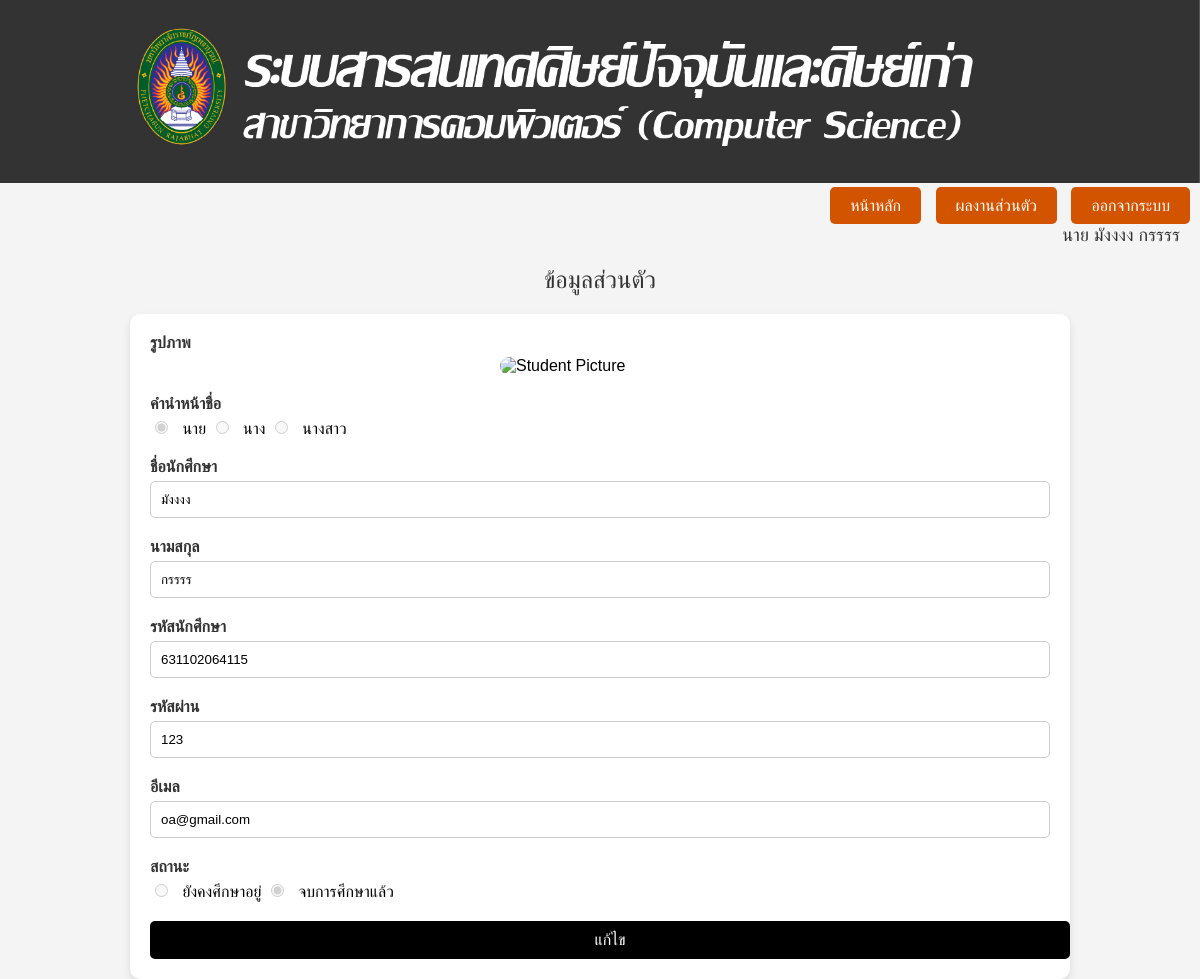
/stdprofile.php (signed in), run on the app's committed database.
### tables this page shows
CREATE TABLE `student` (
  `s_id` varchar(13) NOT NULL,
  `s_pws` varchar(15) NOT NULL,
  `s_pna` tinyint(2) NOT NULL COMMENT '1=นาย \r\n2=นาง \r\n3=นางสาว\r\n',
  `s_na` varchar(50) NOT NULL,
  `s_la` varchar(50) DEFAULT NULL,
  `s_email` varchar(50) DEFAULT NULL,
  `s_address` varchar(255) DEFAULT NULL,
  `s_stat` tinyint(2) DEFAULT NULL,
  `s_pic` blob DEFAULT NULL,
  `s_bloodtype` tinyint(1) DEFAULT NULL,
  `s_race` varchar(20) DEFAULT NULL,
  `s_birth` date DEFAULT NULL,
  `s_nationlity` varchar(20) DEFAULT NULL,
  `religious` tinyint(1) DEFAULT NULL,
  `s_marriage` tinyint(1) DEFAULT NULL,
  `s_province` varchar(20) DEFAULT NULL,
  `s_country` varchar(20) DEFAULT NULL,
  `s_gender` tinyint(1) DEFAULT NULL
);

### stdprofile.php (the view, shortened to what this page needs)
<?php
include 'std_con.php';
function getPrefix($s_pna) {
    switch ($s_pna) {
        case 1:
            return "นาย";
    }
}
$s_id = $_SESSION['s_id'];
$sql = "SELECT s_pna, s_na, s_la, s_pic, s_stat, s_pws, s_email FROM student WHERE s_id = ?";
$stmt = $conn->prepare($sql);
$stmt->bind_param("i", $s_id);
$stmt->execute();
$result = $stmt->get_result();
if ($result->num_rows > 0) {
    $row = $result->fetch_assoc();
    $welcome_message = "  " . getPrefix($row["s_pna"]) . " " . $row["s_na"] . " " . $row["s_la"];
} else {
    $welcome_message = "ไม่พบข้อมูลนักศึกษา";
}
?>
<!DOCTYPE html>
<html lang="th">
<head>
</head>
<body>
    <img src="uploads/banner1.jpg" alt="Banner" class="banner">
    <div class="nav-buttons">
        <a href="mainstd.php">หน้าหลัก</a>
        <a href="stdaward.php">ผลงานส่วนตัว</a>
        <a href="logout.php">ออกจากระบบ</a>
    </div>
    <div class="welcome-message">
        <?php echo $welcome_message; ?>
    </div>
    <div class="center-text">
        ข้อมูลส่วนตัว
    </div>
    <div class="form-container">
        <?php
        $conn = new mysqli("localhost", "root", "", "project");
        $s_id = $_SESSION['s_id'];
        $sql = "SELECT s_pic, s_pna, s_na, s_la, s_id, s_pws, s_stat, s_email FROM student WHERE s_id = ?";
        $stmt = $conn->prepare($sql);
        $stmt->bind_param("i", $s_id);
        $stmt->execute();
        $result = $stmt->get_result();
        if ($result->num_rows > 0) {
            $row = $result->fetch_assoc();
        ?>
            <div class="form-group">
                <label>รูปภาพ</label>
                <img src="uploads/<?php echo $row['s_pic']; ?>" alt="Student Picture">
            </div>
            <div class="form-group">
                <label>คำนำหน้าชื่อ</label>
                <input type="radio" name="s_pna" value="1" <?php echo $row['s_pna'] == 1 ? 'checked' : ''; ?> disabled> นาย
                <input type="radio" name="s_pna" value="2" <?php echo $row['s_pna'] == 2 ? 'checked' : ''; ?> disabled> นาง
                <input type="radio" name="s_pna" value="3" <?php echo $row['s_pna'] == 3 ? 'checked' : ''; ?> disabled> นางสาว
            </div>
            <div class="form-group">
                <label>ชื่อนักศึกษา</label>
                <input type="text" name="s_na" value="<?php echo $row['s_na']; ?>" readonly>
            </div>
            <div class="form-group">
                <label>นามสกุล</label>
                <input type="text" name="s_la" value="<?php echo $row['s_la']; ?>" readonly>
            </div>
            <div class="form-group">
                <label>รหัสนักศึกษา</label>
                <input type="text" name="s_id" value="<?php echo $row['s_id']; ?>" readonly>
            </div>
            <div class="form-group">
                <label>รหัสผ่าน</label>
                <input type="text" name="s_pws" value="<?php echo $row['s_pws']; ?>" readonly>
            </div>
            <div class="form-group">
                <label>อีเมล</label>
                <input type="text" name="s_email" value="<?php echo $row['s_email']; ?>" readonly>
            </div>
            <div class="form-group">
                <label>สถานะ</label>
                <input type="radio" name="s_stat" value="1" <?php echo $row['s_stat'] == 1 ? 'checked' : ''; ?> disabled> ยังคงศึกษาอยู่
                <input type="radio" name="s_stat" value="0" <?php echo $row['s_stat'] == 0 ? 'checked' : ''; ?> disabled> จบการศึกษาแล้ว
            </div>
            <a href="editstd.php" class="btn-edit">แก้ไข</a>
        <?php
        } else {
            echo "<p>ไม่พบข้อมูลนักศึกษา</p>";
        }
        ?>
    </div>
</body>
</html>

### stdprofile.php (style rules this page uses)
body { font-family: Arial, sans-serif; margin: 0; padding: 0; background-color: #f4f4f4; }
.banner { width: 100%; height: auto; }
.nav-buttons { text-align: right; margin: 10px; }
.nav-buttons a { padding: 10px 20px; background-color: #D35400; color: white; text-decoration: none; border-radius: 5px; margin-left: 10px; }
.center-text { text-align: center; margin: 20px 0; font-size: 24px; color: #333; }
.welcome-message { text-align: right; margin: 10px 20px; font-size: 18px; color: #333; }
.form-container { width: 80%; max-width: 900px; margin: 0 auto; padding: 20px; background-color: white; border-radius: 10px; box-shadow: 0 4px 8px rgba(0, 0, 0, 0.1); }
.form-group { margin-bottom: 20px; }
.form-group label { display: block; font-weight: bold; margin-bottom: 5px; color: #333; }
.form-group input[type="text"], .form-group input[type="password"], .form-group input[type="radio"] { width: 100%; padding: 10px; border: 1px solid #ccc; border-radius: 5px; box-sizing: border-box; }
.form-group img { max-width: 200px; max-height: 200px; object-fit: cover; border-radius: 10px; display: block; margin: 0 auto; }
.form-group input[type="radio"] { width: auto; margin-right: 10px; }
.btn-edit { display: block; width: 100%; padding: 10px; background-color: #000000; color: white; text-align: center; border: none; border-radius: 5px; text-decoration: none; font-size: 16px; }

### data on the page
student: welcome_message "นาย มังงงง กรรรร", s_pna "☑", s_na "มังงงง", s_la "กรรรร", s_id "631102064115", s_pws "123", s_email "oa@gmail.com", s_stat "☑"
